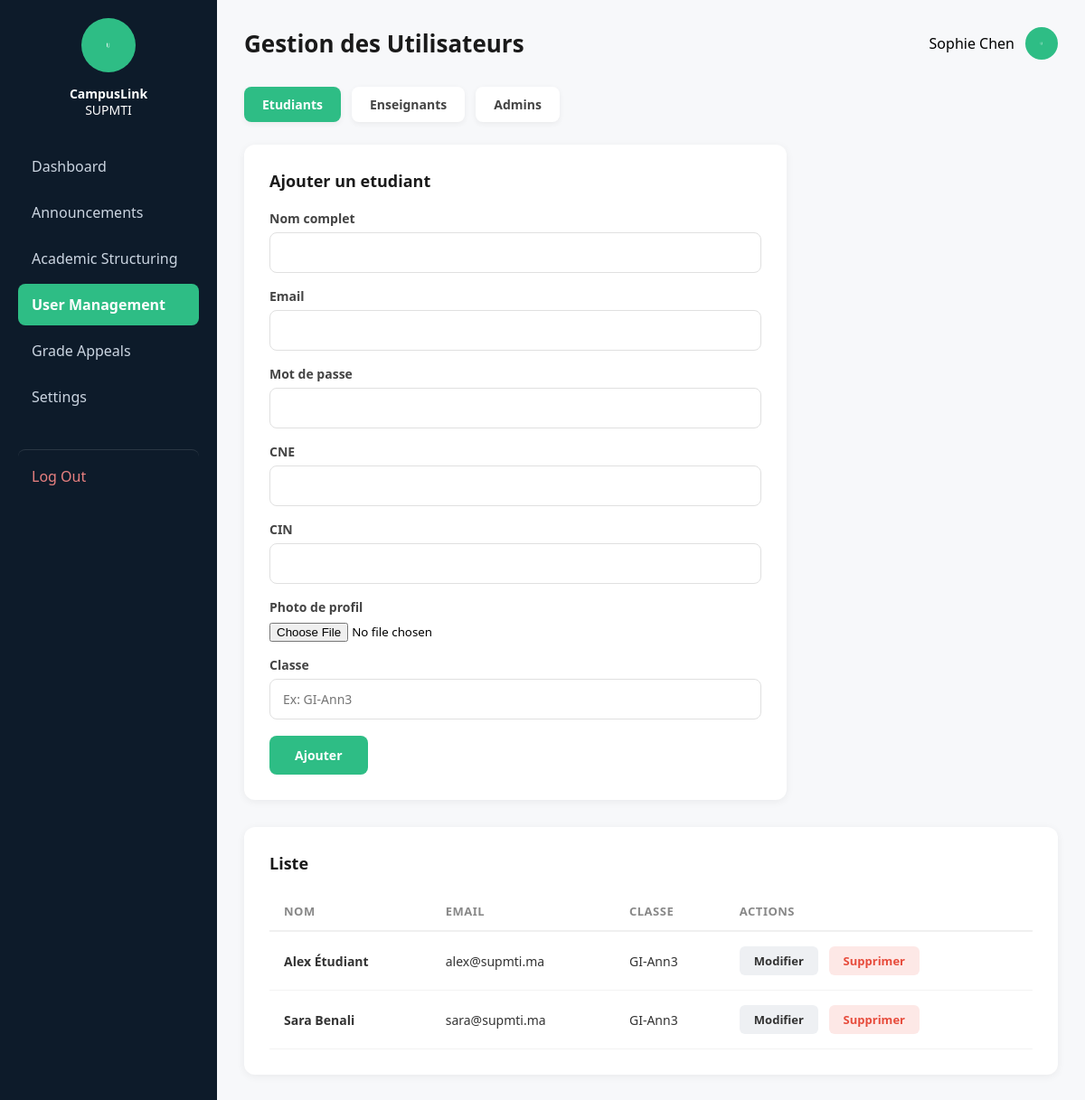
Screenshot of /admin/users?role=etudiant (signed in) with the database file from the repository.
### tables this page shows
CREATE TABLE users (
        id INTEGER PRIMARY KEY AUTOINCREMENT,
        nom TEXT NOT NULL,
        email TEXT NOT NULL UNIQUE,
        mot_de_passe TEXT NOT NULL,
        role TEXT NOT NULL,
        classe TEXT,
        cne TEXT,
        cin TEXT,
        photo TEXT
    );

### app.py (the view)
@app.route('/admin/users')
def user_management():
    if session.get('user_role') != 'admin':
        return redirect(url_for('login'))
    role_choisi = request.args.get('role')
    connexion = sqlite3.connect('campuslink.db')
    curseur = connexion.cursor()
    utilisateurs = []
    if role_choisi:
        curseur.execute("SELECT id, nom, email, classe FROM users WHERE role = ?", (role_choisi,))
        utilisateurs = curseur.fetchall()
    connexion.close()
    return render_template('user_management.html', nom=session.get('user_nom'), role_choisi=role_choisi, utilisateurs=utilisateurs)

### app.py (called while the page is built)
@app.context_processor
def inject_current_user():
    current_role = session.get('user_role')
    current_nom = session.get('user_nom')
    current_photo = 'avatar.png'
    if 'user_id' in session:
        connexion = sqlite3.connect('campuslink.db')
        curseur = connexion.cursor()
        curseur.execute("SELECT photo FROM users WHERE id = ?", (session.get('user_id'),))
        resultat = curseur.fetchone()
        connexion.close()
        if resultat and resultat[0]:
            current_photo = resultat[0]
    return dict(
        current_role=current_role,
        current_nom=current_nom,
        current_photo=current_photo
    )

### templates/user_management.html (shortened to what this page needs)
{% extends "base.html" %}
{% block page_header %}Gestion des Utilisateurs{% endblock %}
{% block extra_css %}
<link rel="stylesheet" href="{{ url_for('static', filename='css/admin.css') }}">
{% endblock %}
{% block content %}
<div class="role-tabs">
    <a href="{{ url_for('user_management', role='etudiant') }}" class="role-tab {{ 'role-tab-active' if role_choisi == 'etudiant' else '' }}">Etudiants</a>
    <a href="{{ url_for('user_management', role='enseignant') }}" class="role-tab {{ 'role-tab-active' if role_choisi == 'enseignant' else '' }}">Enseignants</a>
    <a href="{{ url_for('user_management', role='admin') }}" class="role-tab {{ 'role-tab-active' if role_choisi == 'admin' else '' }}">Admins</a>
</div>
{% if role_choisi %}
<div class="form-card" style="max-width: 600px;">
    <h3>Ajouter {{ 'un etudiant' if role_choisi == 'etudiant' else ('un enseignant' if role_choisi == 'enseignant' else 'un admin') }}</h3>
    <form method="POST" action="{{ url_for('add_user') }}" enctype="multipart/form-data">
        <label>Nom complet</label>
        <input type="text" name="nom" required>
        <label>Email</label>
        <input type="text" name="email" required>
        <label>Mot de passe</label>
        <input type="text" name="mot_de_passe" required>
        <label>CNE</label>
        <input type="text" name="cne">
        <label>CIN</label>
        <input type="text" name="cin">
        <label>Photo de profil</label>
        <input type="file" name="photo" accept="image/*">
        {% if role_choisi == 'etudiant' %}
        <label>Classe</label>
        <input type="text" name="classe" placeholder="Ex: GI-Ann3">
        {% endif %}
        <button type="submit" class="btn-submit-small" style="margin-top: 18px;">Ajouter</button>
    </form>
</div>
<div class="form-card" style="max-width: 100%;">
    <h3>Liste</h3>
    {% if utilisateurs %}
    <table class="grades-table">
        <thead>
            <tr>
                <th>Nom</th>
                <th>Email</th>
                {% if role_choisi == 'etudiant' %}<th>Classe</th>{% endif %}
                <th>Actions</th>
            </tr>
        </thead>
        <tbody>
            {% for u in utilisateurs %}
            <tr>
                <td class="announcement-title">{{ u[1] }}</td>
                <td>{{ u[2] }}</td>
                {% if role_choisi == 'etudiant' %}<td>{{ u[3] or '--' }}</td>{% endif %}
                <td>
                    <a href="{{ url_for('edit_user', user_id=u[0]) }}" class="btn-edit">Modifier</a>
                    <a href="{{ url_for('delete_user', user_id=u[0]) }}" class="btn-delete" onclick="return confirm('Supprimer cet utilisateur ?');">Supprimer</a>
                </td>
            </tr>
            {% endfor %}
        </tbody>
    </table>
    {% else %}
    <div class="empty-state">Aucun utilisateur dans cette categorie.</div>
    {% endif %}
</div>
{% endif %}
{% endblock %}

### static/css/dashboard.css (style rules this page uses)
* { margin: 0; padding: 0; box-sizing: border-box; font-family: 'Segoe UI', Arial, sans-serif; }

### static/css/admin.css (style rules this page uses)
.form-card { background: white; border-radius: 12px; padding: 28px; margin-bottom: 30px; box-shadow: 0 2px 10px rgba(0,0,0,0.06); }
.form-card h3 { font-size: 18px; margin-bottom: 20px; color: #1a1a1a; display: flex; align-items: center; gap: 8px; }
.form-card label { display: block; font-weight: 600; font-size: 14px; color: #444; margin-top: 16px; margin-bottom: 6px; }
.form-card input[type="text"], .form-card textarea, .form-card select { width: 100%; padding: 12px 14px; border: 1.5px solid #e0e0e0; border-radius: 8px; font-size: 14px; font-family: inherit; transition: border-color 0.2s; }
.btn-submit-small { background-color: #2ebd85; color: white; padding: 12px 28px; border: none; border-radius: 8px; font-weight: 600; font-size: 14px; cursor: pointer; transition: background-color 0.2s; }
.grades-table { width: 100%; border-collapse: collapse; }
.grades-table thead th { text-align: left; padding: 12px 16px; font-size: 13px; color: #888; font-weight: 600; text-transform: uppercase; letter-spacing: 0.5px; border-bottom: 2px solid #f0f0f0; }
.grades-table tbody td { padding: 16px; font-size: 14px; color: #333; border-bottom: 1px solid #f3f3f3; }
.announcement-title { font-weight: 600; color: #1a1a1a; }
.btn-edit, .btn-delete { display: inline-block; padding: 7px 16px; border-radius: 6px; text-decoration: none; font-size: 13px; font-weight: 600; margin-right: 8px; transition: opacity 0.2s; }
.btn-edit { background-color: #eef0f3; color: #333; }
.btn-delete { background-color: #fde8e6; color: #e74c3c; }
.role-tabs { display: flex; gap: 12px; margin-bottom: 25px; }
.role-tab { padding: 10px 20px; border-radius: 8px; background: white; color: #444; text-decoration: none; font-weight: 600; font-size: 14px; box-shadow: 0 2px 6px rgba(0,0,0,0.06); }
.role-tab-active { background-color: #2ebd85; color: white; }

### rows the page displays
users: nom "Alex Étudiant", email "alex@supmti.ma", classe "GI-Ann3"
users: nom "Sara Benali", email "sara@supmti.ma", classe "GI-Ann3"

### other values shown
{{ current_nom }} "Sophie Chen"
